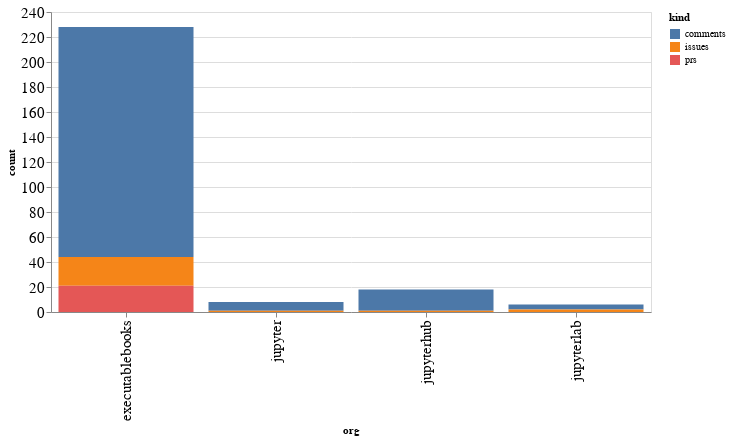

Source (notebook cell):
### Code cell
alt.Chart(org_summaries, width=600).mark_bar().encode(
    x='org',
    y='count',
    color='kind',
    tooltip="org"
)

### Figure 1 — Vega-Lite specification as saved in the notebook (floating-point values rounded to 4 significant figures)
{"config": {"axisLeft": {"labelFontSize": 15}, "axisBottom": {"labelFontSize": 15}}, "data": {"name": "data-da446a295e4cd0e20f27369a33f74f11"}, "mark": "bar", "encoding": {"color": {"type": "nominal", "field": "kind"}, "tooltip": {"type": "nominal", "field": "org"}, "x": {"type": "nominal", "field": "org"}, "y": {"type": "quantitative", "field": "count"}}, "width": 600, "$schema": "https://vega.github.io/schema/vega-lite/v4.8.1.json", "datasets": {"data-da446a295e4cd0e20f27369a33f74f11": [{"org": "executablebooks", "kind": "comments", "count": 184}, {"org": "executablebooks", "kind": "issues", "count": 23}, {"org": "executablebooks", "kind": "prs", "count": 21}, {"org": "jupyter", "kind": "comments", "count": 7}, {"org": "jupyter", "kind": "issues", "count": 1}, {"org": "jupyterhub", "kind": "comments", "count": 17}, {"org": "jupyterhub", "kind": "issues", "count": 1}, {"org": "jupyterlab", "kind": "comments", "count": 4}, {"org": "jupyterlab", "kind": "issues", "count": 2}]}}
